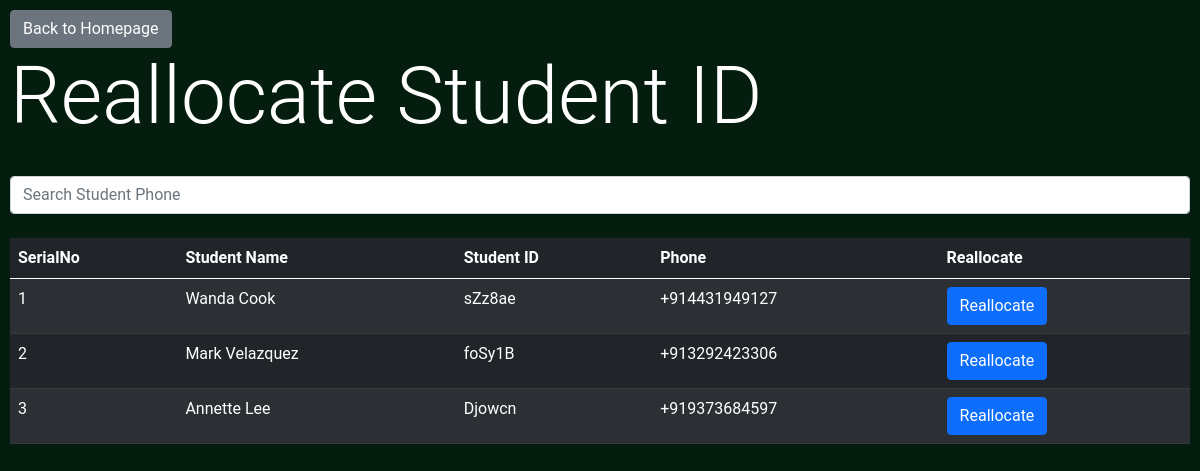
Page /admin/reallocateid (signed in) on the earlier database version.
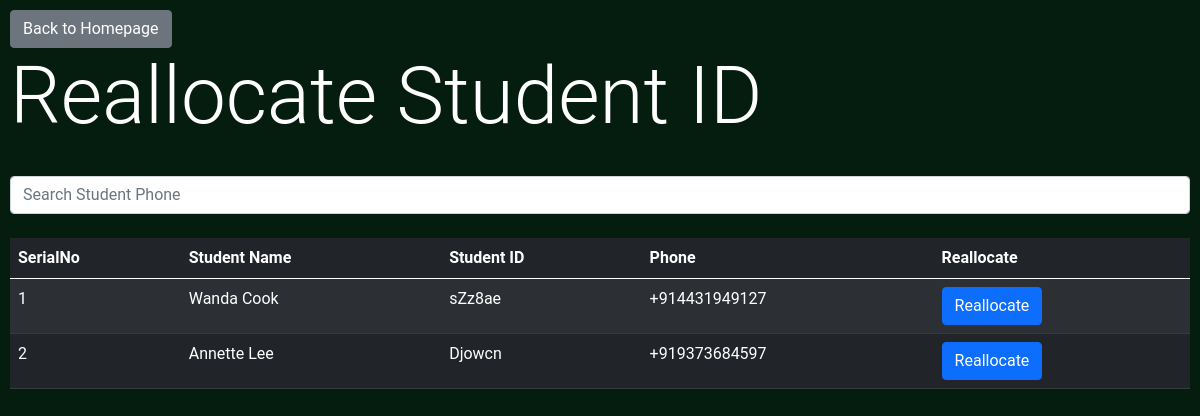
Same page on the later database version.
### BusManager/models.py (models this page shows, shortened)
class StudentModel(db.Model):
	id = db.Column(db.Integer, primary_key=True)
	name = db.Column(db.String)
	phone = db.Column(db.String)
	student_id = db.Column(db.String)
	home_address = db.Column(db.String)
	university = db.relationship('UniversityModel', secondary=university_association, backref=db.backref('students', lazy='dynamic'))
	is_paid = db.Column(db.Boolean)
	utc_last_paid = db.Column(db.DateTime) #UTCTime of Payment.
	location = db.relationship('LocationModel', secondary=student_location_association, backref=db.backref('students', lazy='dynamic'))
	journeys = db.relationship('JourneyModel', backref='student')
	created_on = db.Column(db.DateTime, default=datetime.utcnow)
	phone_verified = db.Column(db.Boolean)

### BusManager/admin/routes.py (the view, shortened to what this page needs)
@admin.route('/reallocateid', methods=['GET', 'POST'])
@login_required
def reallocate_student_id():
	lapsed_students = [l.get_student for l in LapsedStudents.query.all()]
	return render_template('reallocate.html', title='Reallocate Student ID', lapsed_students=lapsed_students)

### BusManager/models.py (called while the page is built)
@login_manager.user_loader
def load_user(user_id):
    return AdminUser.query.get(int(user_id))

	@property
	def get_student(self):
		student = StudentModel.query.filter_by(id=self.sid).first()
		return student

### BusManager/templates/reallocate.html (shortened to what this page needs)
{% extends 'bs_layout.html' %}
{% block content %}
<a class="btn btn-secondary" href="{{url_for('admin.admin_home')}}">Back to Homepage</a>
<h1 class='display-1'>Reallocate Student ID</h1>
<br>
<input type="text" id="searchbar" class="form-control" placeholder="Search Student Phone" onkeyup="tableFilterer(3)"><br>
<table class="table table-striped table-dark" id="tbl">
  <thead>
    <tr>
    <th scope="col">SerialNo</th>
      <th scope="col">Student Name</th>
	  <th scope="col">Student ID</th>
      <th scope="col">Phone</th>
	  <th scope="col">Reallocate</th>
    </tr>
  </thead>
  <tbody id='tbdy'>
    {% for e in lapsed_students %}
       <tr data-id="{{e['driver'.id]}}">
       <td>{{loop.index}}</td>
        <td>{{e.name}}</td>
        <td>{{e.student_id}}</td>
        <td class='phn'>{{e.phone}}</td>
        <td><button class="btn btn-primary" onclick=Reallocate({{e.id}})>Reallocate</button></td>
      </tr>
    {% endfor %}
  </tbody>
</table>
{% endblock content %}

Differences in the rows shown:
no longer on this page (row edited): StudentModel: name "Mark Velazquez", student_id "foSy1B", phone "+913292423306"
